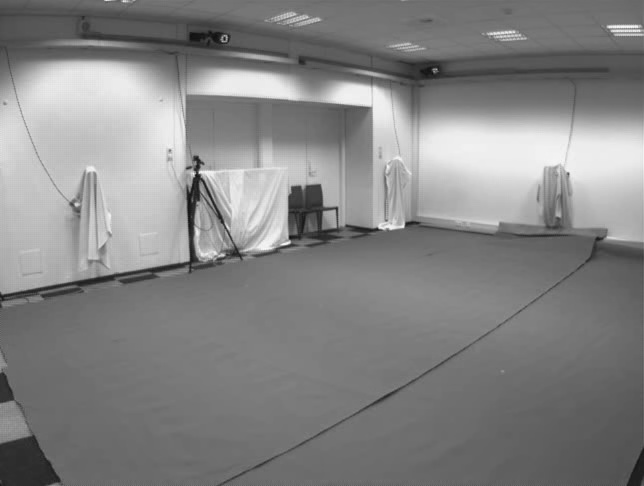
#> input picture data/cam1/background_model_gmm.jpg, 644 x 486 px
$ python BackgroundSubtraction2.py
#> lines starting #> are read from the running program, lines starting #| are printed output that depends on the picture; after the words box and inside, x2 and y2 are one past the last pixel; in counts of white or black regions, pixels touching at a corner belong together
import cv2
import numpy as np
from concurrent.futures import ThreadPoolExecutor
import os

# [93 lines left out: functions save_first_frame, create_background_model_gmm, find_optimal_upper_thresholds, find_optimal_lower_thresholds, not called in this run]

# Process the video to extract the foreground mask - We save only the first frame
def process_video(video_path, background_model_gmm, output_subfolder, save_manual_segmentation=False, save_voxel_construction_frame=False):
#> called with video_path = 'data/cam1/video.avi', background_model_gmm = 'data/cam1/background_model_gmm.jpg', output_subfolder = 'output/cam1', save_manual_segmentation = False, save_voxel_construction_frame = False
    os.makedirs(output_subfolder, exist_ok=True)

    # Background is already grayscale but with 3 channels so we just make it back to 1 channel
    background_model_gmm = cv2.imread(background_model_gmm)
#> background_model_gmm is the input picture: shape (486, 644, 3); min 14, max 249, mean 132.6
    background_model_gmm = cv2.cvtColor(background_model_gmm, cv2.COLOR_BGR2GRAY)
#> background_model_gmm: shape (486, 644)

    cap = cv2.VideoCapture(video_path)

    is_first_frame = True
    frame_number = 0
    while cap.isOpened():
        ret, frame = cap.read()
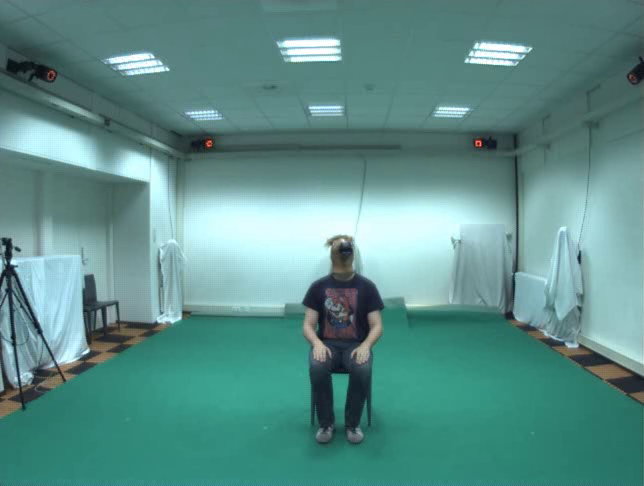
#> input picture frame 42 of data/cam2/video.avi, 644 x 486 px
#> frame is the input picture: shape (486, 644, 3); mean B, G, R 137.7, 142.8, 92.7
        if not ret:
            break

        # Make the frame grayscale to match the background model
        gray_frame = cv2.cvtColor(frame, cv2.COLOR_BGR2GRAY)
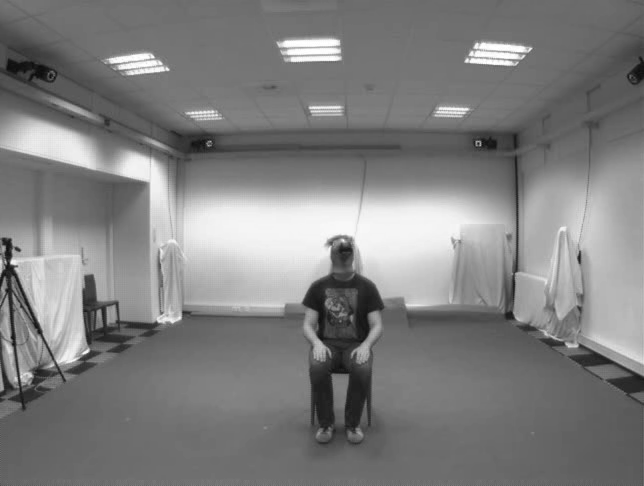
#> gray_frame: shape (486, 644); min 10, max 255, mean 127.2

        foreground_mask = cv2.absdiff(gray_frame, background_model_gmm)
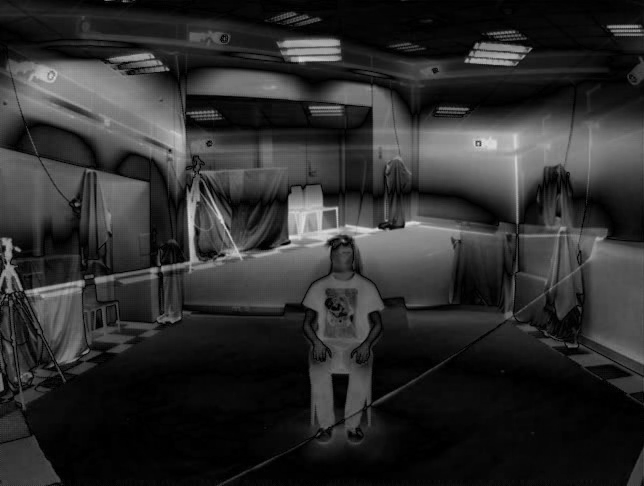
#> foreground_mask: shape (486, 644); min 0, max 230, mean 45

        _, foreground_mask = cv2.threshold(foreground_mask, 30, 255, cv2.THRESH_BINARY)
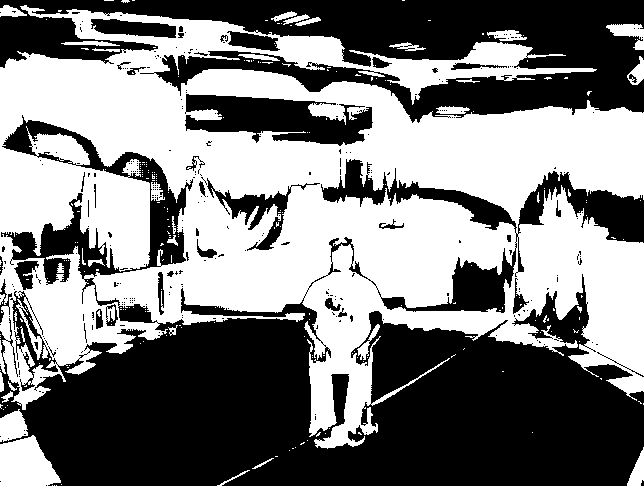
#> foreground_mask: shape (486, 644); 49.2% white; 250 white regions (218 under 20 px), largest, box (x1, y1, x2, y2) and area: (0, 5, 644, 449) 146991, (0, 435, 61, 486) 2254, (0, 409, 28, 442) 653

        # Using foreground mask we get the foreground image on the original frame
        foreground_bgr = cv2.bitwise_and(frame, frame, mask=foreground_mask)
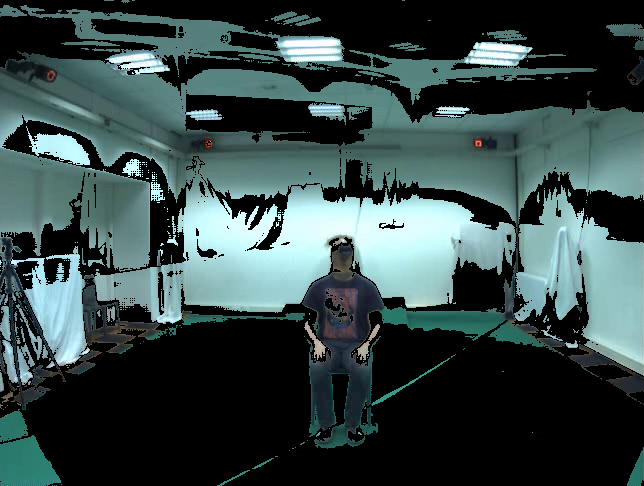
#> foreground_bgr: shape (486, 644, 3); mean B, G, R 72, 72.5, 54.2

        # change the foreground frame from BGR to HSV
        foreground_hsv = cv2.cvtColor(foreground_bgr, cv2.COLOR_BGR2HSV)
#> foreground_hsv: shape (486, 644, 3); mean H, S, V 43.7, 36.3, 73.6

        # Best values found for the lower and upper bounds based on the manual segmentation
        # Camera 1: [0, 0, 10]  [180, 255, 255]
        # Camera 2: [0, 0, 10]  [180, 255, 255]
        # Camera 3: [0, 0, 10]  [180, 255, 255]
        # Camera 4: [0, 0, 10]  [180, 255, 255]

        lower_bounds = [0, 0, 10]
        upper_bounds = [180, 255, 255]

        mask_hue = cv2.inRange(foreground_hsv[:,:,0], lower_bounds[0], upper_bounds[0])
#> mask_hue: shape (486, 644); every value is 255
        mask_sat = cv2.inRange(foreground_hsv[:,:,1], lower_bounds[1], upper_bounds[1])
        mask_val = cv2.inRange(foreground_hsv[:,:,2], lower_bounds[2], upper_bounds[2])

        # Combining the masks - example using logical AND to combine thresholds
        combined_mask = cv2.bitwise_and(mask_hue, cv2.bitwise_and(mask_sat, mask_val))

        # kernel1 = np.ones((4, 4), np.uint8)
        kernel2 = np.ones((6, 6), np.uint8)

        # Removing noise.
        # combined_mask = cv2.morphologyEx(combined_mask, cv2.MORPH_OPEN, kernel1)

        # Closing small holes.
        combined_mask = cv2.morphologyEx(combined_mask, cv2.MORPH_CLOSE, kernel2)
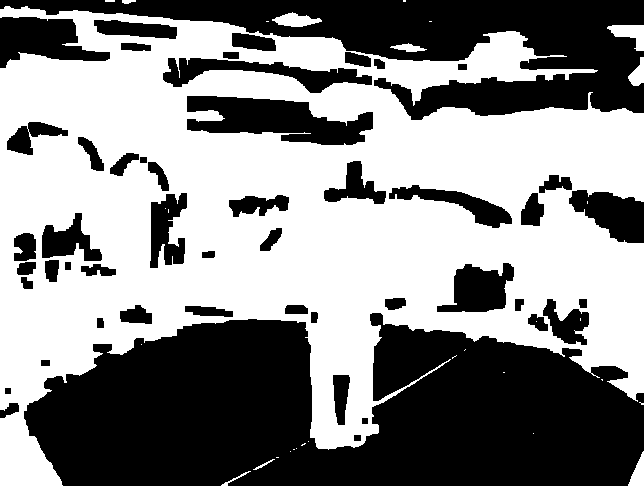
#> combined_mask: shape (486, 644); 53.7% white; 50 black regions, largest, box (x1, y1, x2, y2) and area: (24, 313, 644, 486) 78933, (0, 0, 644, 120) 31362, (187, 96, 373, 145) 5576

        if is_first_frame:
            if save_manual_segmentation:
                # Save the first frame for manual segmentation
                cv2.imwrite("data/cam4/combined_mask4.jpg", combined_mask)

            if save_voxel_construction_frame:
                # Save the first frame for use in voxel construction
                cv2.imwrite("data/cam3/voxel_construction_frame.jpg", combined_mask)

            is_first_frame = False

        # Display or process the combined_mask as needed
        path = os.path.join(output_subfolder, f"{frame_number}.jpg")
        cv2.imwrite(path, combined_mask)
        frame_number += 1

    cap.release()
    cv2.destroyAllWindows()

def main():
    # [7 lines of commented-out code are left out]

    camera_tasks = [
        ("data/cam1/video.avi", "data/cam1/background_model_gmm.jpg", "output/cam1"),
        ("data/cam2/video.avi", "data/cam2/background_model_gmm.jpg", "output/cam2"),
        ("data/cam3/video.avi", "data/cam3/background_model_gmm.jpg", "output/cam3"),
        ("data/cam4/video.avi", "data/cam4/background_model_gmm.jpg", "output/cam4"),
    ]

    # ThreadPoolExecutor to process each camera in parallel
    with ThreadPoolExecutor(max_workers=4) as executor:
        futures = [executor.submit(process_video, video_path, background_model_path, output_subfolder) for video_path, background_model_path, output_subfolder in camera_tasks]

        # Wait for all tasks to complete
        for future in futures:
            future.result()

    # Used to save the frame for extracting manual segmentation mask
    # save_first_frame()

if __name__ == "__main__":
    main()
